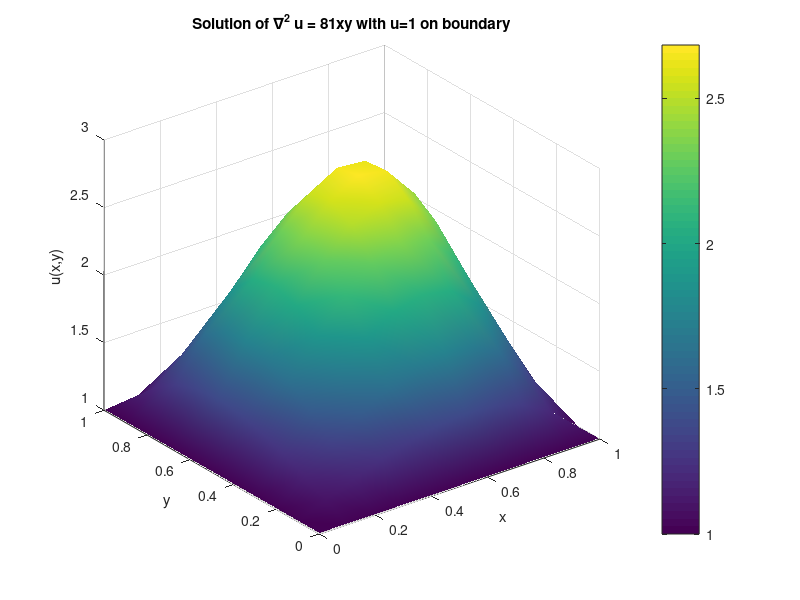
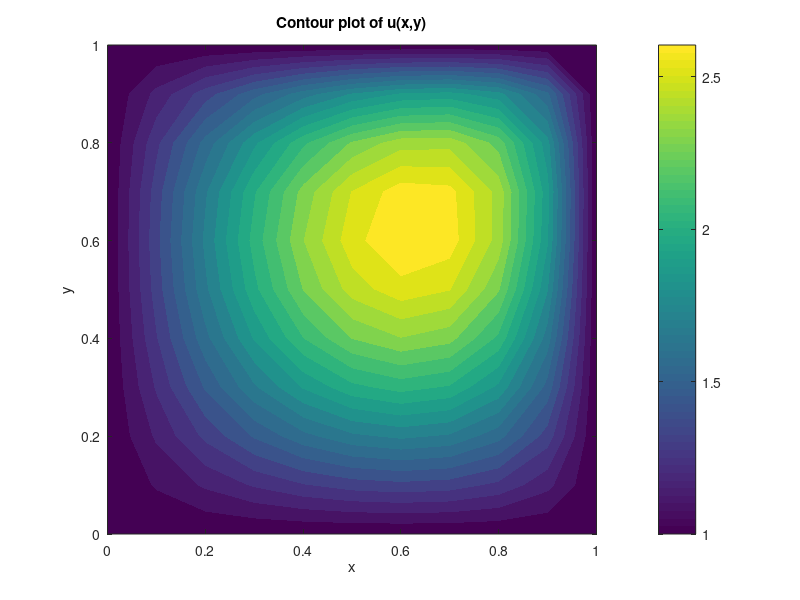

These figures' MATLAB source, in order:
% solve_poisson_q2.m
% Solve Poisson problem on (0,1)x(0,1):
%   nabla^2 u = 81*x*y
% with Dirichlet boundary condition u=1 on the full boundary.

clear; clc;

% Grid setup
h = 0.1;                  % change if needed
x = 0:h:1;
y = 0:h:1;
N = numel(x) - 1;         % number of intervals in each direction
m = N - 1;                % number of interior points in each direction

if m < 1
    error('Step size h is too large. Need at least one interior point.');
end

% Build sparse system A*uint = b for interior unknowns
% Using 5-point stencil in form:
% 4*u(i,j) - u(i-1,j) - u(i+1,j) - u(i,j-1) - u(i,j+1) = -h^2*f(i,j)
% where f(x,y)=81*x*y.
nUnknowns = m * m;
A = spalloc(nUnknowns, nUnknowns, 5 * nUnknowns);
b = zeros(nUnknowns, 1);

idx = @(i,j) (j-1) * m + i; % interior index map, i,j = 1..m

for j = 1:m
    for i = 1:m
        k = idx(i,j);
        xi = x(i+1);
        yj = y(j+1);
        fval = -1*81 * xi * yj;

        A(k,k) = 4;
        b(k) = -h^2 * fval;

        % Left neighbor
        if i > 1
            A(k, idx(i-1,j)) = -1;
        else
            b(k) = b(k) + 1; % boundary value u(0,y)=1
        end

        % Right neighbor
        if i < m
            A(k, idx(i+1,j)) = -1;
        else
            b(k) = b(k) + 1; % boundary value u(1,y)=1
        end

        % Bottom neighbor
        if j > 1
            A(k, idx(i,j-1)) = -1;
        else
            b(k) = b(k) + 1; % boundary value u(x,0)=1
        end

        % Top neighbor
        if j < m
            A(k, idx(i,j+1)) = -1;
        else
            b(k) = b(k) + 1; % boundary value u(x,1)=1
        end
    end
end

uInterior = A \ b;

% Reconstruct full grid solution including boundaries
U = ones(N+1, N+1);
for j = 1:m
    for i = 1:m
        U(i+1, j+1) = uInterior(idx(i,j));
    end
end

% Report value near center
[~, ixMid] = min(abs(x - 0.5));
[~, iyMid] = min(abs(y - 0.5));
uMid = U(ixMid, iyMid);

fid = fopen('poisson_q2_results.txt', 'w');
fprintf(fid, 'Poisson equation: nabla^2 u = 81*x*y on [0,1]x[0,1]\n');
fprintf(fid, 'Boundary: u=1 on entire boundary\n');
fprintf(fid, 'h = %.4f\n', h);
fprintf(fid, 'u(%.3f, %.3f) = %.10f\n', x(ixMid), y(iyMid), uMid);
fclose(fid);

% Interactive plots (MATLAB figure windows)
[X, Y] = meshgrid(x, y);

fig1 = figure('Name', 'Poisson Solution Surface', 'NumberTitle', 'off');
surf(X, Y, U');
shading interp;
colorbar;
xlabel('x');
ylabel('y');
zlabel('u(x,y)');
title('Solution of \nabla^2 u = 81xy with u=1 on boundary');
grid on;
rotate3d(fig1, 'on');
zoom(fig1, 'on');

fig2 = figure('Name', 'Poisson Solution Contours', 'NumberTitle', 'off');
contourf(X, Y, U', 20, 'LineColor', 'none');
colorbar;
xlabel('x');
ylabel('y');
title('Contour plot of u(x,y)');
axis equal tight;
zoom(fig2, 'on');
